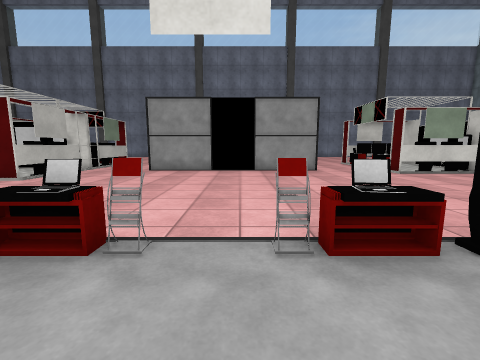
view 1 (above)

24 first-person views from a walk through a scene from a Unity 3-D project. The camera is 1.2 m above the floor, tilts 8° down and sees 90° across. The floor is counted in squares, 1 m on a side. Each view is taken from the middle of a square. On the plan, view 1 faces up. The plan holds only what a view shows up to about 12 squares ahead; the rest is blank. The place goes on beyond the plan. Some surface patterns are stand-ins.

view 2
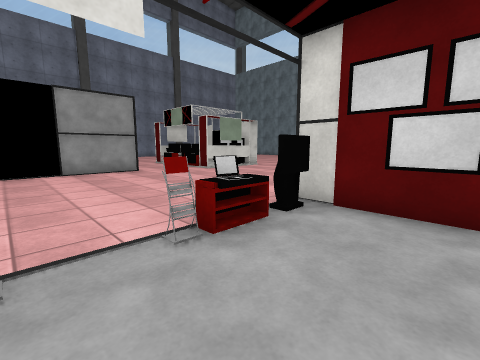

view 3
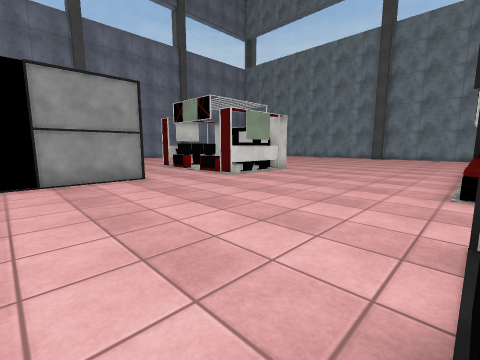

view 4
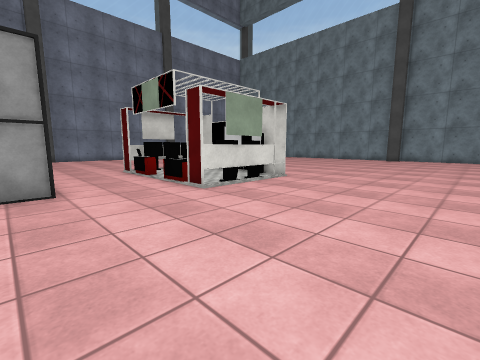

view 5
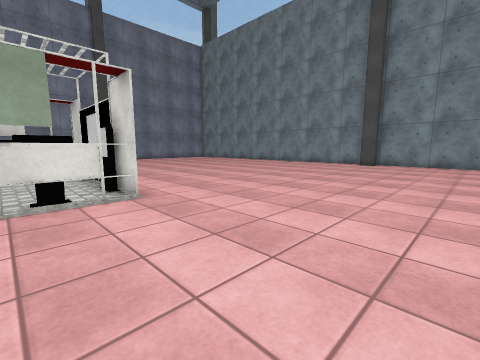

view 6
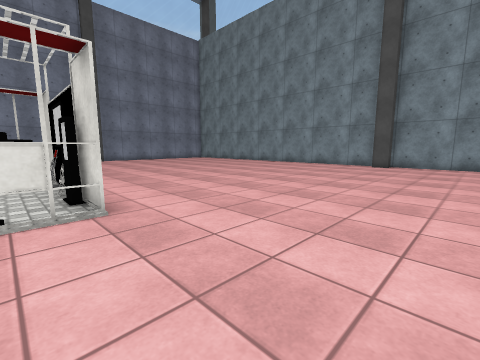

view 7
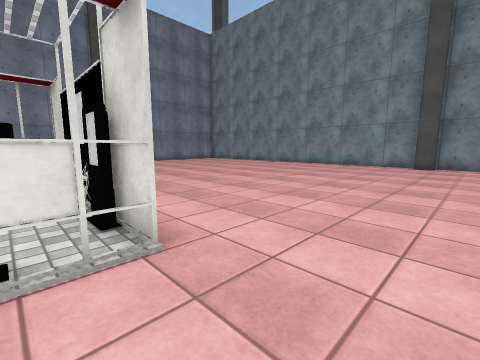

view 8
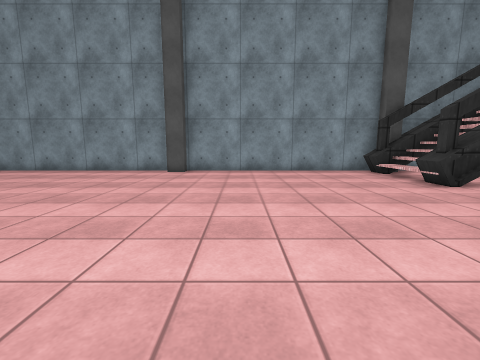

view 9
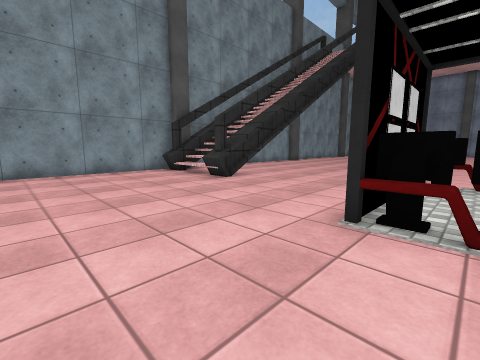

view 10
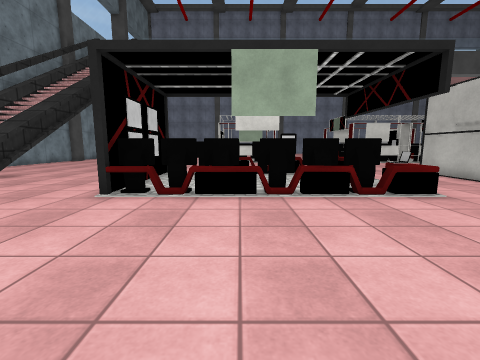

view 11
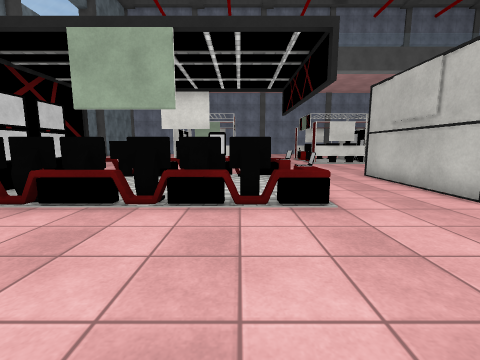

view 12
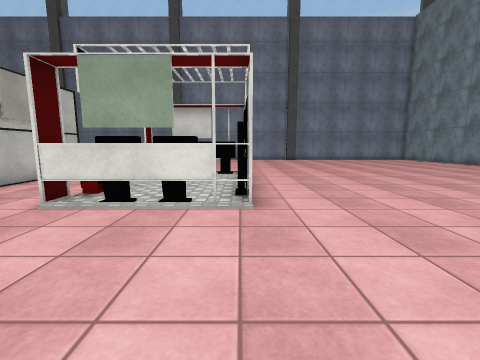

view 13
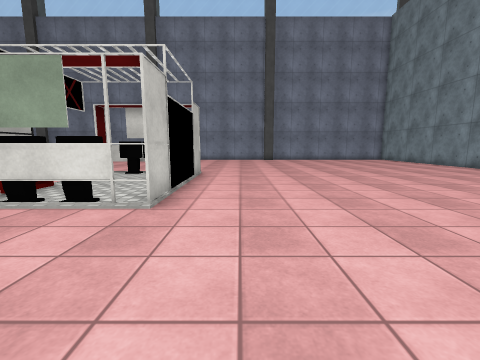

view 14
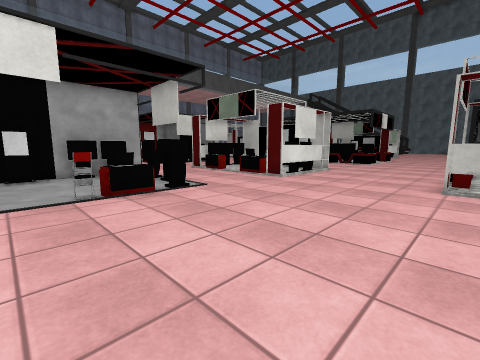

view 15
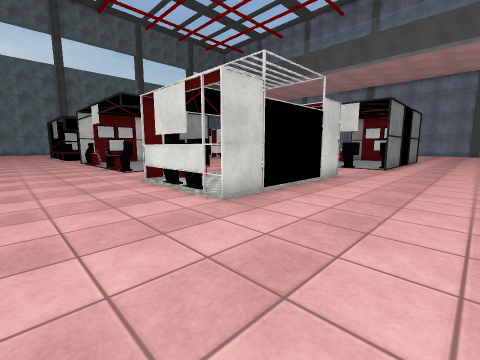

view 16
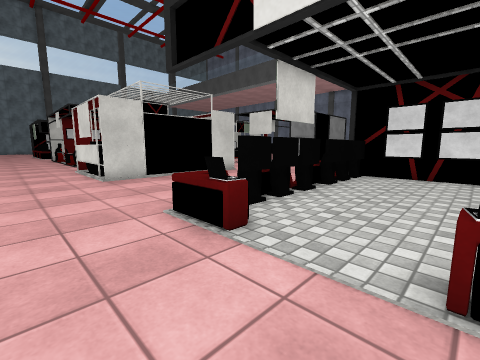

view 17
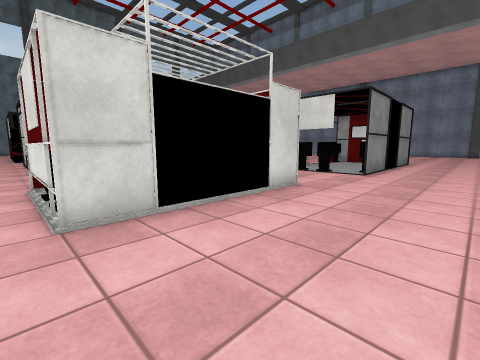

view 18
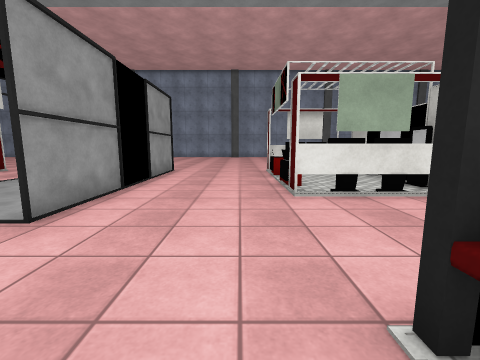

view 19
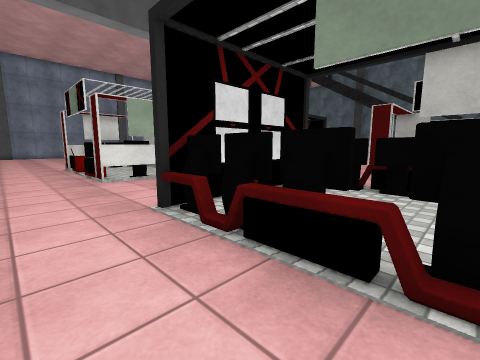

view 20
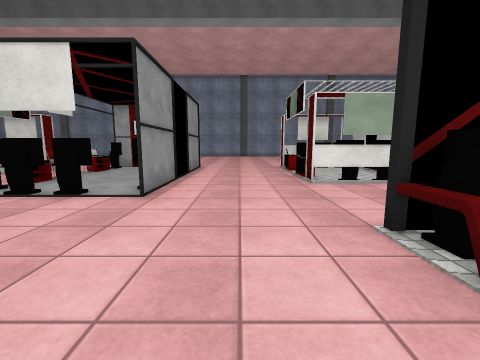

view 21
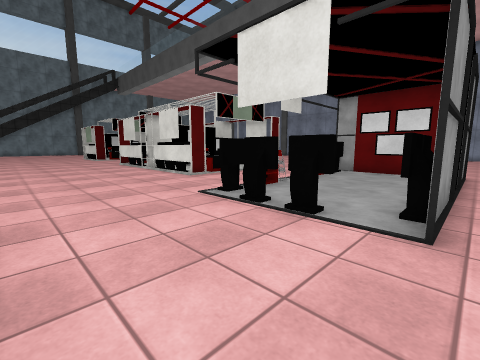

view 22
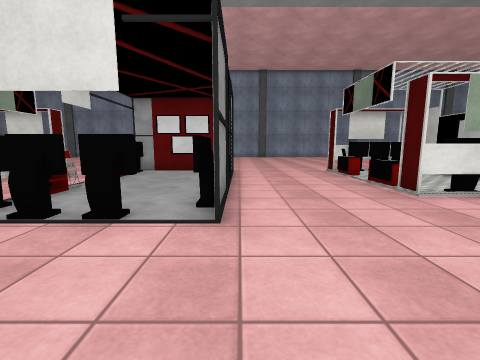

view 23
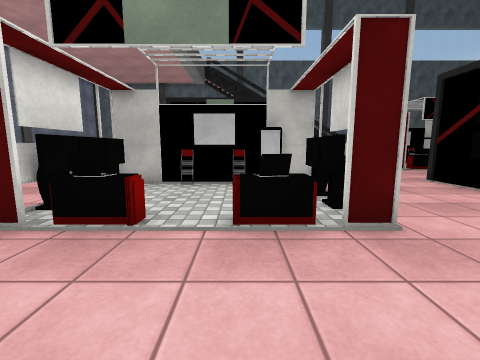

view 24
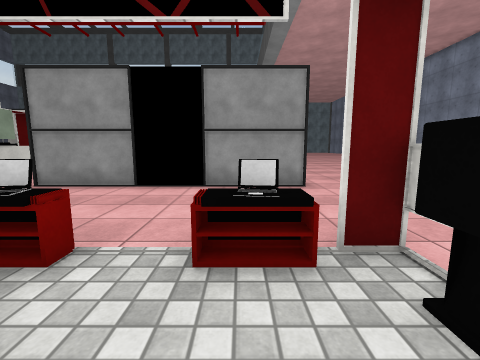

### Floor plan
Key: @ floor where view 1 was taken; # wall or solid block; x gap in a wall; . floor; / step, stairs or slope; = window, fence, low wall or low ledge; ^ raised ledge; T thing the floor can be seen under or through.
Columns run from 21 left of view 1 to 26 right of it. Each row starts with its distance up from view 1.
 18                           ..     ..............#
 17                           ..#####..............#
 16                          #..#####..............#
 15                          #..=...#..............#
 14                          #......#..............#
 13                          #..=...#..............#
 12              #.  #########..=...T..............#
 11              #.. ...........TTTTT..............#
 10             .#................................=#
  9         =   =#.................................#
  8       .........................................#
  7      ..........................................#
  6 ...............................................#
  5 ...............................................#
  4 #..=#..........................................#
  3 ....=....#####... xx#.#xx#..==#######..........#
  2 ...##....# ..^...x.......#..=.......#..........#
  1 ...##....   .^...x ......#..........#.....##//##
  0 ...x.....     ..   ..@...#..........# ....# //##
 -1 ...#=....#        ##..   #..=... #### ....#  /##
 -2 ...##....#  ##   #####   #.  =#######  ...# //##
 -3 ...##....#  ##.............        ..  ......
 -4 #####...................           ..  ..
 -5 .......................            ..
 -6 ......................             ..
 -7  .......#.TT  .......              ..
 -8  .......#T...x......
 -9 #TTTT...#T...=...###
-10 #..=T...#....#...x
-11 #..=T...# .....
-12 #.......##...#.
-13 #..==...##...=..
-14 #...x...##...x ..
-15 #####...######  .#

Positions as (right, up) in squares from view 1, and headings:
1: (0, 0), facing up
2: (-1, 0), facing up-right
3: (0, 3), facing up-right
4: (3, 5), facing up-right
5: (9, 5), facing up-right
6: (10, 6), facing up-right
7: (10, 8), facing up-right
8: (14, 7), facing right
9: (14, 7), facing down-right
10: (12, 9), facing down
11: (9, 8), facing down
12: (11, 6), facing up
13: (13, 6), facing up
14: (0, 9), facing down-left
15: (-16, 7), facing down-right
16: (-21, 6), facing down-right
17: (-16, 4), facing down-right
18: (-16, -3), facing down
19: (-15, 0), facing down-left
20: (-15, -1), facing down
21: (-13, -3), facing down-right
22: (-13, -3), facing down
23: (-14, -11), facing left
24: (-20, -13), facing right
